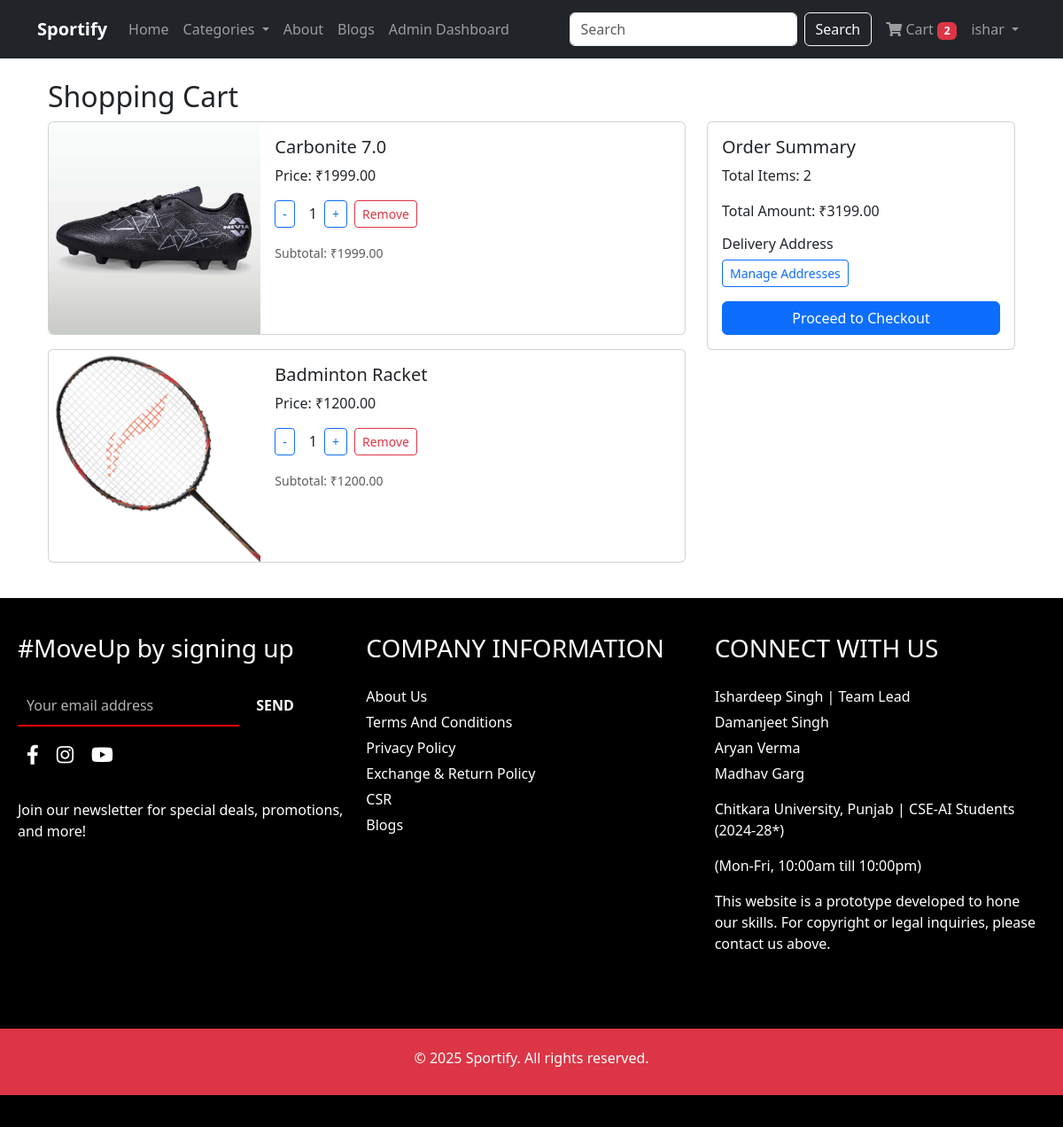
/cart/ (signed in), run on an earlier commit of the app's database.
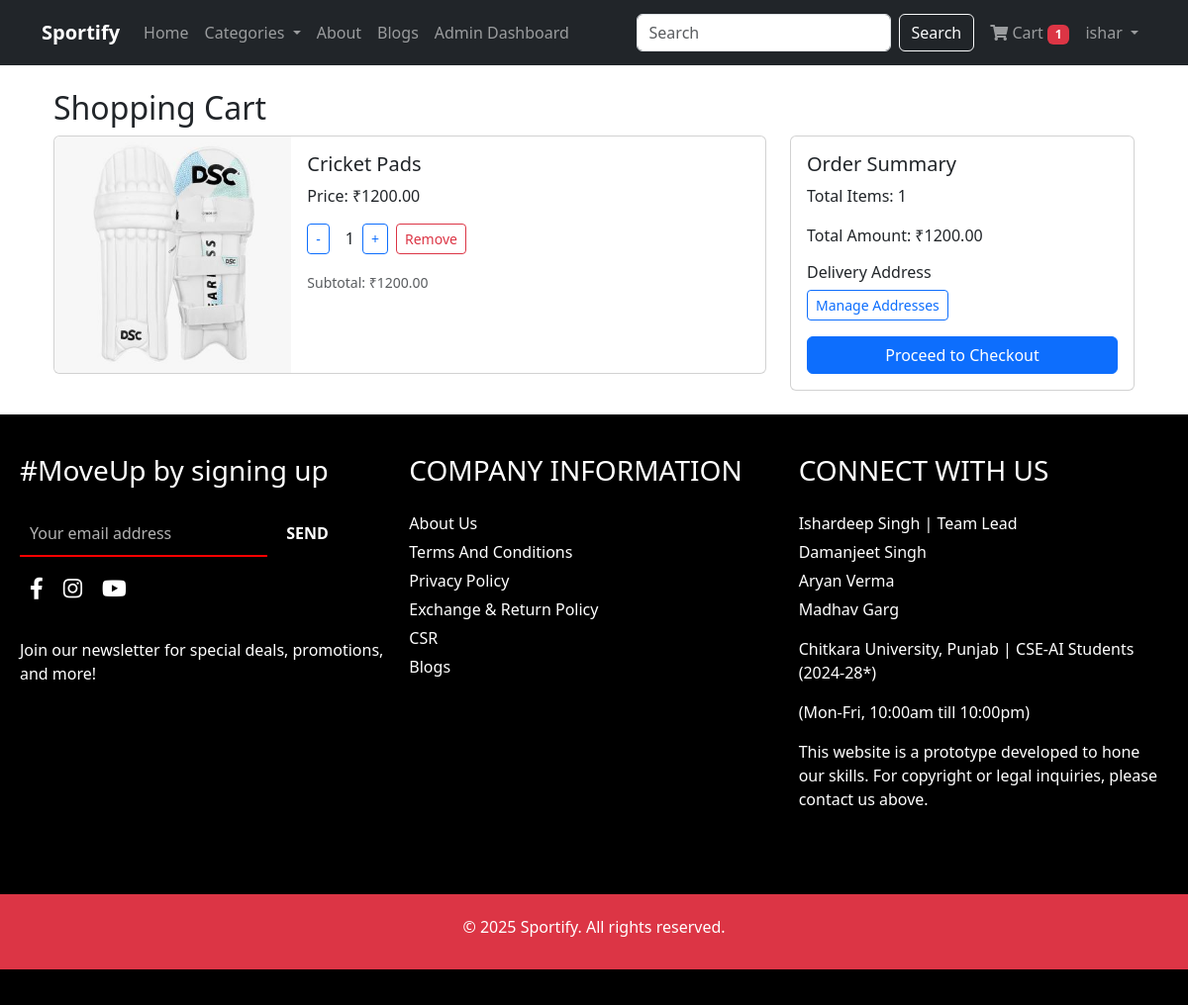
And on a later commit of the database.
### cart_app/models.py (models this page shows, shortened)
class CartItem(models.Model):
    user = models.ForeignKey(User, on_delete=models.CASCADE)
    product = models.ForeignKey(Product, on_delete=models.CASCADE)
    quantity = models.IntegerField(default=1, validators=[MinValueValidator(1)])
    created_at = models.DateTimeField(auto_now_add=True)
    def get_total_price(self):
        return self.product.price * self.quantity

class Product(models.Model):
    category = models.ForeignKey(Category, on_delete=models.CASCADE, related_name='products')
    title = models.CharField(max_length=200)
    description = models.TextField()
    price = models.DecimalField(max_digits=10, decimal_places=2)
    stock = models.IntegerField(default=0, validators=[MinValueValidator(0)])
    image = models.ImageField(upload_to='products/')
    created_at = models.DateTimeField(auto_now_add=True)
    updated_at = models.DateTimeField(auto_now=True)

### cart_app/views.py (the view)
# urls.py: path('cart/', views.cart, name='cart'),
@login_required
def cart(request):
    cart_items = CartItem.objects.filter(user=request.user)
    total = sum(item.get_total_price() for item in cart_items)
    return render(request, 'cart_app/cart.html', {
        'cart_items': cart_items,
        'total': total
    })

### cart_app/context_processors.py (called while the page is built)
def cart_count(request):
    count = 0
    if request.user.is_authenticated:
        count = CartItem.objects.filter(user=request.user).count()
    return {'cart_count': count}

def categories_processor(request):
    categories = Category.objects.all()
    return {'categories': categories}

def featured_products(request):
    featured = list(Product.objects.all().order_by('?')[:8])
    return {'featured_products': featured}

### user_app/context_processors.py (called while the page is built)
def user_address(request):
    address = None
    if request.user.is_authenticated:
        try:
            address = Address.objects.filter(user=request.user, is_default=True).first()
            if not address:
                address = Address.objects.filter(user=request.user).first()
        except Address.DoesNotExist:
            pass
    return {'address': address}

### templates/cart_app/cart.html (shortened to what this page needs)
{% extends 'base.html' %}
{% block content %}
<div class="container mt-4">
    <h2>Shopping Cart</h2>
    {% if cart_items %}
        <div class="row">
            <div class="col-md-8">
                {% for item in cart_items %}
                    <div class="card mb-3">
                        <div class="row g-0">
                            <div class="col-md-4">
                                <img src="{{ item.product.image.url }}" class="img-fluid rounded-start" alt="{{ item.product.title }}">
                            </div>
                            <div class="col-md-8">
                                <div class="card-body">
                                    <h5 class="card-title">{{ item.product.title }}</h5>
                                    <p class="card-text">Price: ₹{{ item.product.price }}</p>
                                    <div class="d-flex align-items-center mb-3">
                                        <form method="post" action="{% url 'update_cart' item.id %}" class="d-inline me-2">
                                            <button type="submit" class="btn btn-outline-primary btn-sm">-</button>
                                        </form>
                                        <span class="mx-2">{{ item.quantity }}</span>
                                        <form method="post" action="{% url 'update_cart' item.id %}" class="d-inline me-2">
                                            <button type="submit" class="btn btn-outline-primary btn-sm">+</button>
                                        </form>
                                        <form method="post" action="{% url 'update_cart' item.id %}" class="d-inline">
                                            <button type="submit" class="btn btn-outline-danger btn-sm">Remove</button>
                                        </form>
                                    </div>
                                    <p class="card-text"><small class="text-muted">Subtotal: ₹{{ item.get_total_price }}</small></p>
                                </div>
                            </div>
                        </div>
                    </div>
                {% endfor %}
            </div>
            <div class="col-md-4">
                <div class="card">
                    <div class="card-body">
                        <h5 class="card-title">Order Summary</h5>
                        <p class="card-text">Total Items: {{ cart_items|length }}</p>
                        <p class="card-text">Total Amount: ₹{{ total }}</p>
                        <div class="mb-3">
                            <h6>Delivery Address</h6>
                            <a href="{% url 'address_list' %}" class="btn btn-outline-primary btn-sm">Manage Addresses</a>
                        </div>
                        <a href="{% url 'checkout' %}" class="btn btn-primary w-100">Proceed to Checkout</a>
                    </div>
                </div>
            </div>
        </div>
    {% else %}
        <div class="alert alert-info">
            Your cart is empty. <a href="{% url 'index' %}">Continue shopping</a>
        </div>
    {% endif %}
</div>
{% endblock %}

### templates/base.html (shortened to what this page needs)
<!DOCTYPE html>
<html lang="en">
<head>
    <link href="https://cdn.jsdelivr.net/npm/bootstrap@5.3.0-alpha1/dist/css/bootstrap.min.css" rel="stylesheet">
    <link rel="stylesheet" href="https://cdnjs.cloudflare.com/ajax/libs/font-awesome/6.0.0/css/all.min.css">
    <link rel="stylesheet" href="https://cdnjs.cloudflare.com/ajax/libs/font-awesome/5.15.4/css/all.min.css">
</head>
<body>
    <nav class="navbar navbar-expand-lg navbar-dark bg-dark">
        <div class="container">
            <a class="navbar-brand" href="{% url 'index' %}"><strong>Sportify</strong></a>
            <div class="collapse navbar-collapse" id="navbarNav">
                <ul class="navbar-nav me-auto">
                    <li class="nav-item">
                        <a class="nav-link" href="{% url 'index' %}">Home</a>
                    </li>
                    <li class="nav-item dropdown">
                        <a class="nav-link dropdown-toggle" href="#" id="navbarDropdown" role="button"
                            data-bs-toggle="dropdown">
                            Categories
                        </a>
                    </li>
                    <li class="nav-item">
                        <a class="nav-link" href="{% url 'about' %}">About</a>
                    </li>
                    <li class="nav-item">
                        <a class="nav-link" href="{% url 'blogs' %}">Blogs</a>
                    </li>
                    {% if user.is_authenticated and user.is_staff %}
                    <li class="nav-item">
                        <a class="nav-link" href="http://127.0.0.1:8000/admin/">Admin Dashboard</a>
                    </li>
                    {% endif %}
                </ul>
                <form class="d-flex mx-2" action="{% url 'search' %}" method="GET">
                    <input class="form-control me-2" type="search" name="query" placeholder="Search"
                        aria-label="Search">
                    <button class="btn btn-outline-light" type="submit">Search</button>
                </form>
                <ul class="navbar-nav">
                    {% if user.is_authenticated %}
                    <li class="nav-item">
                        <a class="nav-link" href="{% url 'cart' %}">
                            <i class="fas fa-shopping-cart"></i> Cart
                            {% if cart_count > 0 %}
                            <span class="badge bg-danger">{{ cart_count }}</span>
                            {% endif %}
                        </a>
                    </li>
                    <li class="nav-item dropdown">
                        <a class="nav-link dropdown-toggle" href="#" id="userDropdown" role="button"
                            data-bs-toggle="dropdown">
                            {{ user.first_name|default:user.username }}
                        </a>
                    </li>
                    {% endif %}
                </ul>
            </div>
        </div>
    </nav>
    <div class="container my-4">
        {% block content %}{% endblock %}
    </div>
    <footer>
        <div class="footer-container">
            <div class="newsletter">
                <h3>#MoveUp by signing up</h3>
                <form action="{% url 'subscribe' %}">
                    <input type="email" placeholder="Your email address" id="box" required>
                    <button type="submit">SEND</button>
                </form>
                <div class="social-icons">
                    <a href="#" class="social-link"><i class="fab fa-facebook-f"></i></a>
                    <a href="#" class="social-link"><i class="fab fa-instagram"></i></a>
                    <a href="#" class="social-link"><i class="fab fa-youtube"></i></a>
                </div><br>
                <p>Join our newsletter for special deals, promotions, and more!</p>
            </div>
            <div class="company-info">
                <h3>COMPANY INFORMATION</h3>
                <ul>
                    <li><a href="{% url 'about' %}">About Us</a></li>
                    <li><a href="{% url 'tc' %}">Terms And Conditions</a></li>
                    <li><a href="{% url 'privacy_policy' %}">Privacy Policy</a></li>
                    <li><a href="{% url 'exchange_policy' %}">Exchange & Return Policy</a></li>
                    <li><a href="{% url 'csr' %}">CSR</a></li>
                    <li><a href="{% url 'blogs' %}">Blogs</a></li>
                </ul>
            </div>
            <div class="connect" id="contact">
                <h3>CONNECT WITH US</h3>
                <ul>
                    <li><a href="mailto:ishardeep3195.beai24@chitkara.edu.in">Ishardeep Singh</a> | Team Lead</li>
                    <li><a href="mailto:damanjeet3183.beai24@chitkara.edu.in">Damanjeet Singh</a></li>
                    <li><a href="mailto:aryan3181.beai24@chitkara.edu.in">Aryan Verma</a></li>
                    <li><a href="mailto:madhav3219.beai24@chitkara.edu.in">Madhav Garg</a></li>
                </ul>
                <p>Chitkara University, Punjab | CSE-AI Students (2024-28*)</p>
                <p>(Mon-Fri, 10:00am till 10:00pm)</p>
                <p>This website is a prototype developed to hone our skills. For copyright or legal inquiries, please
                    contact us above.</p>
            </div>
        </div>
        <div class="text-center bg-danger text-white py-4 mt-5 mb-3">
            <h6>&copy; {% now "Y" %} Sportify. All rights reserved.</h6>
        </div>
    </footer>
</body>
</html>

### templates/base.html (style rules this page uses)
footer { background-color: black; color: white; padding: 20px 0; }
.footer-container { display: flex; justify-content: space-around; flex-wrap: wrap; padding: 10px; }
.footer-container div { flex: 1; min-width: 200px; margin: 10px; }
.footer-container h3 { margin-bottom: 25px; }
ul { list-style: none; padding: 0; }
ul li { margin: 5px 0; }
ul li a { color: white; text-decoration: none; }
#box { background-color: transparent; border: none; border-bottom: 2px solid red; padding: 10px; width: 250px; font-size: 16px; color: white; outline: none; margin-bottom: 5px; }
#box::placeholder { color: rgba(255, 255, 255, 0.7); }
.newsletter button { padding: 10px 15px; background: none; color: white; border: none; font-size: 16px; cursor: pointer; font-weight: bold; transition: color 0.3s ease; }
.social-icons { margin-top: 35px; display: flex; justify-content: start; gap: 20px; }
.social-icons a { color: white; font-size: 22px; transition: color 0.3s ease; }

What changed in the data, as far as the page shows it:
removed CartItem: product.image (picture), product "Carbonite 7.0", product.price "1999.00", quantity "1", get_total_price "1999.00"
removed CartItem: product.image (picture), product "Badminton Racket", product.price "1200.00", quantity "1", get_total_price "1200.00"
added CartItem: product.image (picture), product "Cricket Pads", product.price "1200.00", quantity "1", get_total_price "1200.00"
Also different on the page:
{{ cart_count }}: "2" → "1"
{{ cart_items|length }}: "2" → "1"
{{ total }}: "3199.00" → "1200.00"
